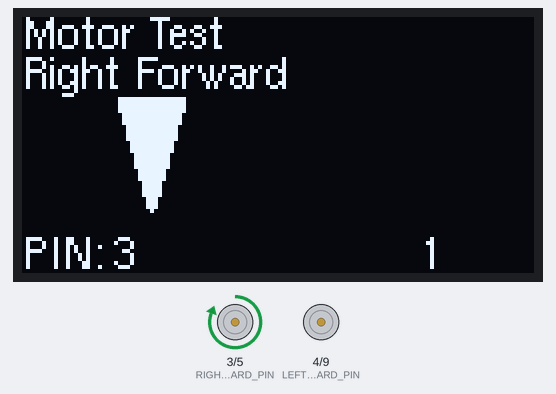
Bench run of a sketch on a simulated Arduino Nano, built with avr-gcc and run on an emulated ATmega328P. Shown: 128×64 one-colour display, motor-driver pin pairs drawn as motors (green arrow = first pin HIGH = forward, orange = second pin HIGH = backward, longer = more drive). What the sketch prints to the serial monitor is not drawn.

Above: at 0.5 s.
At 10.6 s:
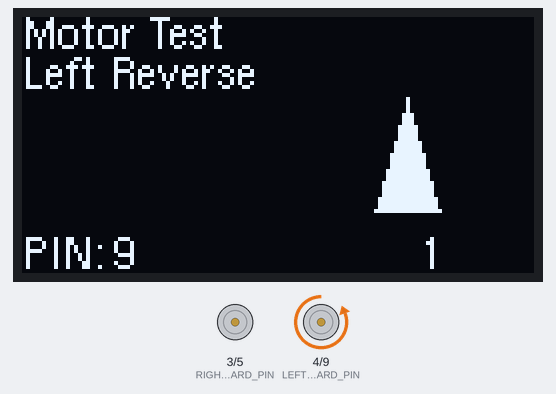
At 19.5 s:
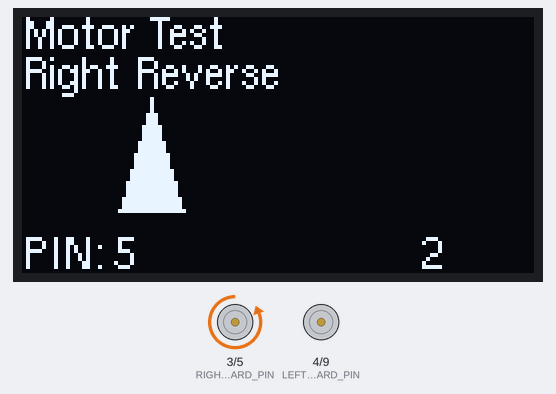
At 38.5 s:
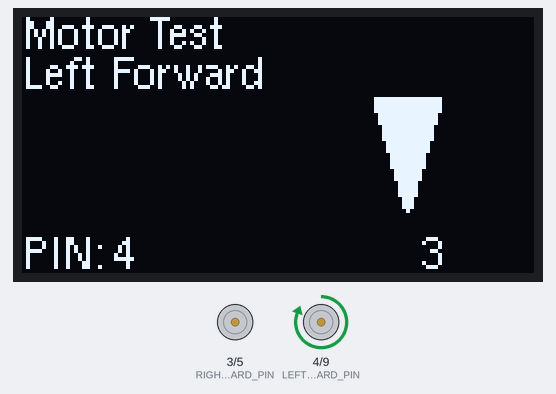
Timing chart, 0 to 40.0 s (numbered marks = the images above):
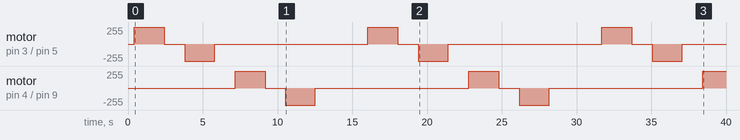

The sketch:

_03-motor-display-test.ino
```cpp
/*
 * This test will cycle between the four directions for the wheel motors. The display will show the wheel
 * being tested and draw an arrow for the direction and side.
 * If you pass this test it indcates the display and wheel connections are all correct.
 */

#include <Arduino.h>
//// https://github.com/olikraus/u8g2/wiki
#include <U8g2lib.h>
#include <SPI.h>

// change these numbers until you get right forward, right backward, left forward, left reverse
// you can only use PWM pins.  On the Arduino Nano these are 3, 5, 6, 9, 10 and 11
// We are going to tuse pin 3 as an interrupt so we can't use it here
#define RIGHT_FORWARD_PIN 3
#define RIGHT_REVERSE_PIN 5
// port 6 does not seem to be working
#define LEFT_FORWARD_PIN 4
#define LEFT_REVERSE_PIN 9

#define SCL_PIN 13 // SCL clock - 3rd from bottom
#define SDA_PIN 11 // SDA, Data, MOSI - must be on pin 11 on the Nano
#define RDS_PIN 10 // reset
// pin 9 is a PWM reserved for the motor
#define DC_PIN 8 // DC moved from pin 9 which is needed as a PWM pin
#define CS_PIN 7 // chip select top

int delay_time_on = 2000; // how long should each wheel turn?
int delay_time_off = 1000; // delay between tests
int delay_end_of_test= 3000; // delay between tests

// https://github.com/olikraus/u8g2/wiki/u8x8setupcpp#constructor-reference
// We are using the 128 byte 4W Hardware SPI with no rotation which only uses 27% of dynamic memory
U8G2_SSD1306_128X64_NONAME_1_4W_HW_SPI u8g2(U8G2_R0, CS_PIN, DC_PIN, RDS_PIN);

int counter = 1; // main loop counter

void setup() {
  // Turn these pins on for PWM OUTPUT
  // you can use digitalWrite for testing if the PWM pins are not free
  pinMode(RIGHT_FORWARD_PIN, OUTPUT);
  pinMode(RIGHT_REVERSE_PIN, OUTPUT);
  pinMode(LEFT_FORWARD_PIN, OUTPUT);
  pinMode(LEFT_REVERSE_PIN, OUTPUT);
  // turn all the motors off
  analogWrite(RIGHT_FORWARD_PIN, 0);
  analogWrite(RIGHT_REVERSE_PIN, 0);
  analogWrite(LEFT_FORWARD_PIN, 0);
  analogWrite(LEFT_REVERSE_PIN, 0);
  // for debugging.  The output will appear on the serial monitor
  // To open the serial monitor, click the magnafing glass icon in the upper right corner

   u8g2.begin();
  // Set font to Helvetica regular 8 pixel font
  // For other options see https://github.com/olikraus/u8g2/wiki/fntlistall#8-pixel-height
  u8g2.setFont(u8g2_font_helvR08_tf);

  Serial.begin(9600);      // open the serial port at 9600 bps
}

void loop() {

  Serial.println("Right Forward Test");
  u8g2.firstPage();
  do {
    u8g2.drawStr(0,8,"Motor Test");
    u8g2.drawStr(0,18,"Right Forward");
    u8g2.drawTriangle(24,20, 40,20, 32, 48);
    u8g2.drawStr(0,63,"PIN:");
    u8g2.setCursor(23,63);
    u8g2.print(RIGHT_FORWARD_PIN);
    u8g2.setCursor(100,63);
    u8g2.print(counter);
  } while ( u8g2.nextPage() );
  analogWrite(RIGHT_FORWARD_PIN, 255);
  delay(delay_time_on);
  analogWrite(RIGHT_FORWARD_PIN, 0);
  delay(delay_time_off);

  Serial.println("Right reverse test");
  u8g2.firstPage();
  do {
    u8g2.drawStr(0,8,"Motor Test");
    u8g2.drawStr(0,18,"Right Reverse");
    u8g2.drawTriangle(24,48, 40,48, 32, 20);
    u8g2.drawStr(0,63,"PIN:");
    u8g2.setCursor(23,63);
    u8g2.print(RIGHT_REVERSE_PIN);
    u8g2.setCursor(100,63);
    u8g2.print(counter);
  } while ( u8g2.nextPage() );
  analogWrite(RIGHT_REVERSE_PIN, 255);
  delay(delay_time_on);
  analogWrite(RIGHT_REVERSE_PIN, 0);
  delay(delay_time_off);

  Serial.println("Left Forward Test");
  u8g2.firstPage();
  do {
    u8g2.drawStr(0,8,"Motor Test");
    u8g2.drawStr(0,18,"Left Forward");
    u8g2.drawTriangle(88,20, 104,20, 96, 48);
    u8g2.drawStr(0,63,"PIN:");
    u8g2.setCursor(23,63);
    u8g2.print(LEFT_FORWARD_PIN);
    u8g2.setCursor(100,63);
    u8g2.print(counter);
  } while ( u8g2.nextPage() );
  analogWrite(LEFT_FORWARD_PIN, 255);
  delay(delay_time_on);
  digitalWrite(LEFT_FORWARD_PIN, 0);
  delay(delay_time_off);

  Serial.println("Left Reverse Test");
    u8g2.firstPage();
  do {
    u8g2.drawStr(0,8,"Motor Test");
    u8g2.drawStr(0,18,"Left Reverse");
    u8g2.drawTriangle(88,48, 104,48, 96, 20);
    u8g2.drawStr(0,63,"PIN:");
    u8g2.setCursor(23,63);
    u8g2.print(LEFT_REVERSE_PIN);
    u8g2.setCursor(100,63);
    u8g2.print(counter);
  } while ( u8g2.nextPage() );
  digitalWrite(LEFT_REVERSE_PIN, 255);
  delay(delay_time_on);
  digitalWrite(LEFT_REVERSE_PIN, 0);

  delay(delay_end_of_test);

  u8g2.firstPage();
  do {
    u8g2.drawStr(0,8,"Motor Test");
    u8g2.setCursor(0,63);
    u8g2.print(counter);
  } while ( u8g2.nextPage() );

  counter++;
}
```

Measured:
- by itself, motor on pin 3 (RIGHT_FORWARD_PIN) / pin 5 (RIGHT_REVERSE_PIN): repeats every 15.6 s: stopped 1.4 s, backward 255/255 2.0 s, stopped 10.3 s, forward 255/255 2.0 s
- by itself, motor on pin 4 (LEFT_FORWARD_PIN) / pin 9 (LEFT_REVERSE_PIN): stopped → forward 255/255 at 7.2 s, → stopped 2.0 s later, → backward 255/255 1.4 s later, → stopped 2.0 s later, … (9 changes in this stretch)
- what the display in image 0 shows lasts 3.4 s, from 0.4 s to 3.8 s
- what the display in image 1 shows lasts 5.2 s, from 10.5 s to 15.7 s
